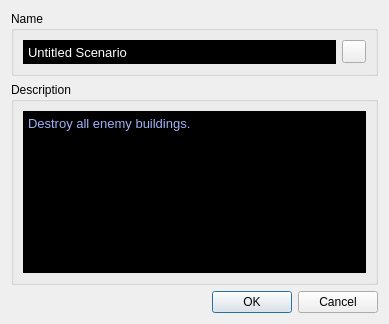
<?xml version="1.0" encoding="UTF-8"?>
<ui version="4.0">
 <class>ScenarioDescription</class>
 <widget class="QDialog" name="ScenarioDescription">
  <property name="geometry">
   <rect>
    <x>0</x>
    <y>0</y>
    <width>389</width>
    <height>324</height>
   </rect>
  </property>
  <property name="windowTitle">
   <string>Scenario Description</string>
  </property>
  <layout class="QGridLayout" name="gridLayout_2">
   <item row="0" column="0">
    <widget class="QGroupBox" name="groupBox">
     <property name="title">
      <string extracomment="EditLocal:185">Name</string>
     </property>
     <layout class="QGridLayout" name="gridLayout_3">
      <item row="1" column="0">
       <widget class="QTextEdit" name="txt_name">
        <property name="sizePolicy">
         <sizepolicy hsizetype="Expanding" vsizetype="Minimum">
          <horstretch>0</horstretch>
          <verstretch>0</verstretch>
         </sizepolicy>
        </property>
        <property name="maximumSize">
         <size>
          <width>16777215</width>
          <height>24</height>
         </size>
        </property>
        <property name="font">
         <font>
          <pointsize>10</pointsize>
          <italic>false</italic>
          <bold>false</bold>
          <kerning>false</kerning>
         </font>
        </property>
        <property name="styleSheet">
         <string notr="true">background-color: rgb(0, 0, 0);
color: rgb(255, 255, 255);</string>
        </property>
        <property name="inputMethodHints">
         <set>Qt::ImhNone</set>
        </property>
        <property name="verticalScrollBarPolicy">
         <enum>Qt::ScrollBarAlwaysOff</enum>
        </property>
        <property name="horizontalScrollBarPolicy">
         <enum>Qt::ScrollBarAlwaysOff</enum>
        </property>
        <property name="lineWrapMode">
         <enum>QTextEdit::NoWrap</enum>
        </property>
        <property name="markdown">
         <string notr="true">Untitled Scenario

</string>
        </property>
        <property name="html">
         <string notr="true">&lt;!DOCTYPE HTML PUBLIC &quot;-//W3C//DTD HTML 4.0//EN&quot; &quot;http://www.w3.org/TR/REC-html40/strict.dtd&quot;&gt;
&lt;html&gt;&lt;head&gt;&lt;meta name=&quot;qrichtext&quot; content=&quot;1&quot; /&gt;&lt;meta charset=&quot;utf-8&quot; /&gt;&lt;style type=&quot;text/css&quot;&gt;
p, li { white-space: pre-wrap; }
&lt;/style&gt;&lt;/head&gt;&lt;body style=&quot; font-family:'Segoe UI'; font-size:10pt; font-weight:400; font-style:normal;&quot;&gt;
&lt;p style=&quot; margin-top:6px; margin-bottom:6px; margin-left:0px; margin-right:0px; -qt-block-indent:0; text-indent:0px;&quot;&gt;Untitled Scenario&lt;/p&gt;&lt;/body&gt;&lt;/html&gt;</string>
        </property>
        <property name="acceptRichText">
         <bool>false</bool>
        </property>
       </widget>
      </item>
      <item row="1" column="1">
       <widget class="QToolButton" name="toolButton"/>
      </item>
     </layout>
    </widget>
   </item>
   <item row="1" column="0">
    <widget class="QGroupBox" name="groupBox_2">
     <property name="title">
      <string extracomment="EditLocal:185">Description</string>
     </property>
     <layout class="QGridLayout" name="gridLayout_4">
      <item row="0" column="0">
       <widget class="QPlainTextEdit" name="txt_description">
        <property name="font">
         <font>
          <pointsize>10</pointsize>
          <kerning>false</kerning>
         </font>
        </property>
        <property name="styleSheet">
         <string notr="true">background-color: rgb(0, 0, 0);
color: rgb(162, 177, 245);</string>
        </property>
        <property name="verticalScrollBarPolicy">
         <enum>Qt::ScrollBarAlwaysOff</enum>
        </property>
        <property name="horizontalScrollBarPolicy">
         <enum>Qt::ScrollBarAlwaysOff</enum>
        </property>
        <property name="lineWrapMode">
         <enum>QPlainTextEdit::NoWrap</enum>
        </property>
        <property name="plainText">
         <string notr="true">Destroy all enemy buildings.</string>
        </property>
       </widget>
      </item>
     </layout>
    </widget>
   </item>
   <item row="2" column="0">
    <widget class="QDialogButtonBox" name="buttonBox">
     <property name="standardButtons">
      <set>QDialogButtonBox::Cancel|QDialogButtonBox::Ok</set>
     </property>
    </widget>
   </item>
  </layout>
 </widget>
 <resources/>
 <connections>
  <connection>
   <sender>buttonBox</sender>
   <signal>accepted()</signal>
   <receiver>ScenarioDescription</receiver>
   <slot>accept()</slot>
   <hints>
    <hint type="sourcelabel">
     <x>194</x>
     <y>302</y>
    </hint>
    <hint type="destinationlabel">
     <x>194</x>
     <y>161</y>
    </hint>
   </hints>
  </connection>
  <connection>
   <sender>buttonBox</sender>
   <signal>rejected()</signal>
   <receiver>ScenarioDescription</receiver>
   <slot>reject()</slot>
   <hints>
    <hint type="sourcelabel">
     <x>194</x>
     <y>302</y>
    </hint>
    <hint type="destinationlabel">
     <x>194</x>
     <y>161</y>
    </hint>
   </hints>
  </connection>
 </connections>
</ui>
